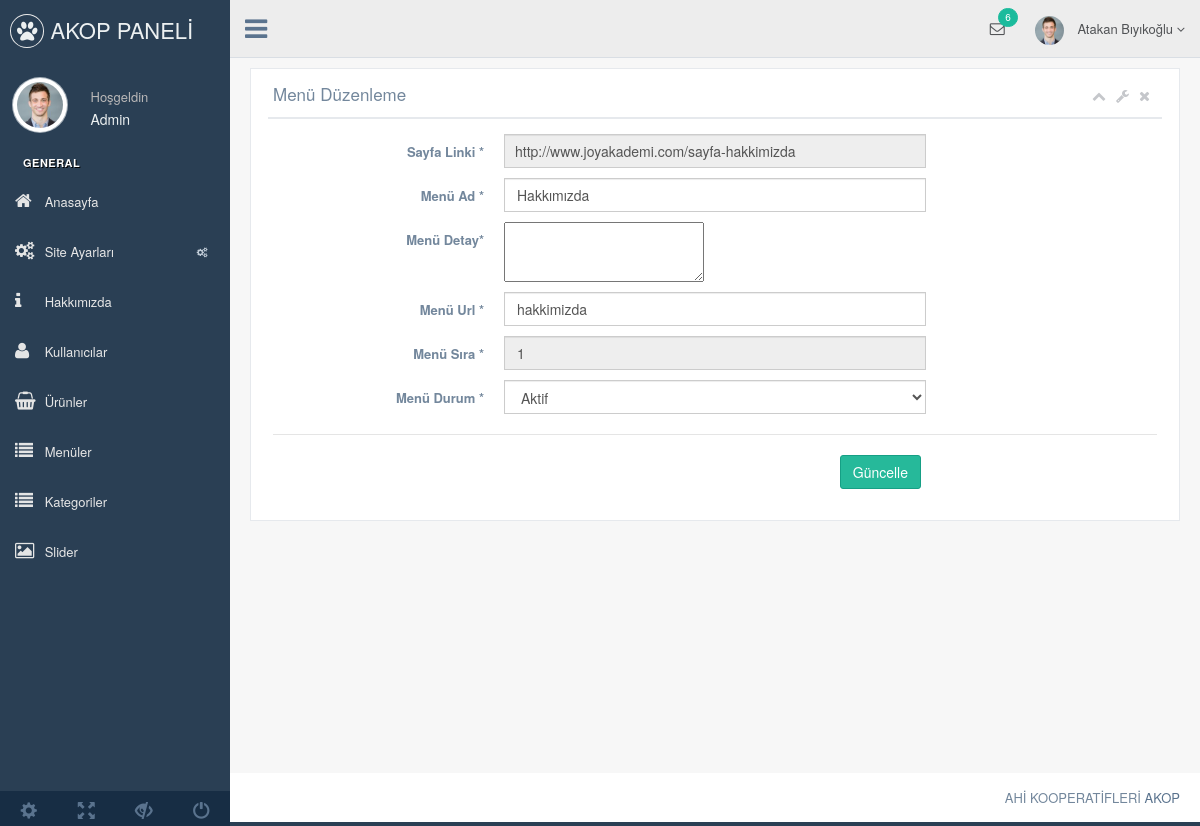
Screenshot of /nedmin/production/menu-duzenle.php?menu_id=1 (signed in) with the database file from the repository.
### tables this page shows
CREATE TABLE `kullanici` (
  `kullanici_id` int(11) NOT NULL,
  `kullanici_zaman` datetime NOT NULL DEFAULT current_timestamp(),
  `kullanici_resim` varchar(250) NOT NULL,
  `kullanici_tc` varchar(50) NOT NULL,
  `kullanici_ad` varchar(50) NOT NULL,
  `kullanici_mail` varchar(100) NOT NULL,
  `kullanici_gsm` varchar(50) NOT NULL,
  `kullanici_password` text NOT NULL,
  `kullanici_adsoyad` varchar(50) NOT NULL,
  `kullanici_adres` varchar(250) NOT NULL,
  `kullanici_il` varchar(100) NOT NULL,
  `kullanici_ilce` varchar(100) NOT NULL,
  `kullanici_unvan` varchar(100) NOT NULL,
  `kullanici_yetki` varchar(50) NOT NULL,
  `kullanici_durum` int(1) NOT NULL DEFAULT 1
);

CREATE TABLE `ayar` (
  `ayar_id` int(11) NOT NULL,
  `ayar_logo` varchar(250) NOT NULL,
  `ayar_url` varchar(50) NOT NULL,
  `ayar_title` varchar(250) NOT NULL,
  `ayar_description` varchar(250) NOT NULL,
  `ayar_keywords` text NOT NULL,
  `ayar_author` varchar(50) NOT NULL,
  `ayar_tel` varchar(50) NOT NULL,
  `ayar_gsm` varchar(50) NOT NULL,
  `ayar_faks` varchar(50) NOT NULL,
  `ayar_mail` varchar(50) NOT NULL,
  `ayar_ilce` varchar(50) NOT NULL,
  `ayar_il` varchar(50) NOT NULL,
  `ayar_adres` varchar(250) NOT NULL,
  `ayar_mesai` varchar(250) NOT NULL,
  `ayar_maps` varchar(250) NOT NULL,
  `ayar_analytics` varchar(50) NOT NULL,
  `ayar_zopim` varchar(250) NOT NULL,
  `ayar_facebook` varchar(50) NOT NULL,
  `ayar_x` varchar(50) NOT NULL,
  `ayar_instagram` varchar(50) NOT NULL,
  `ayar_linkedin` varchar(50) NOT NULL,
  `ayar_tiktok` varchar(50) NOT NULL,
  `ayar_youtube` varchar(50) NOT NULL,
  `ayar_smtphost` varchar(50) NOT NULL,
  `ayar_smtpuser` varchar(50) NOT NULL,
  `ayar_smtppassword` varchar(50) NOT NULL,
  `ayar_smtpport` varchar(50) NOT NULL,
  `ayar_bakim` enum('0','1') NOT NULL DEFAULT '1'
);

CREATE TABLE `menu` (
  `menu_id` int(11) NOT NULL,
  `menu_ust` varchar(50) NOT NULL,
  `menu_ad` varchar(100) NOT NULL,
  `menu_detay` text NOT NULL,
  `menu_url` varchar(250) NOT NULL,
  `menu_sira` int(2) NOT NULL,
  `menu_durum` enum('0','1') NOT NULL,
  `menu_seourl` varchar(250) NOT NULL
);

### nedmin/production/fonksiyon.php (called while the page is built)
<?php
function seo($text)
{
    $char_map = array(
        'ş' => 's', 'ı' => 'i', 'ç' => 'c', 'ü' => 'u', 'ö' => 'o', 'ğ' => 'g',
        'Ş' => 'S', 'İ' => 'I', 'Ç' => 'C', 'Ü' => 'U', 'Ö' => 'O', 'Ğ' => 'G',
        'А' => 'A', 'Б' => 'B', 'В' => 'V', 'Г' => 'G', 'Д' => 'D',
        'Е' => 'E', 'Ё' => 'Yo', 'Ж' => 'Zh', 'З' => 'Z', 'И' => 'I',
        'Й' => 'Y', 'К' => 'K', 'Л' => 'L', 'М' => 'M', 'Н' => 'N',
        'О' => 'O', 'П' => 'P', 'Р' => 'R', 'С' => 'S', 'Т' => 'T',
        'У' => 'U', 'Ф' => 'F', 'Х' => 'H', 'Ц' => 'C', 'Ч' => 'Ch',
        'Ш' => 'Sh', 'Щ' => 'Sch', 'Ъ' => '', 'Ы' => 'Y', 'Ь' => '',
        'Э' => 'E', 'Ю' => 'Yu', 'Я' => 'Ya',
        'Α' => 'A', 'Β' => 'B', 'Γ' => 'G', 'Δ' => 'D', 'Ε' => 'E',
        'Ζ' => 'Z', 'Η' => 'I', 'Θ' => 'Th', 'Ι' => 'I', 'Κ' => 'K',
        'Λ' => 'L', 'Μ' => 'M', 'Ν' => 'N', 'Ξ' => 'X', 'Ο' => 'O',
        'Π' => 'P', 'Ρ' => 'R', 'Σ' => 'S', 'Τ' => 'T', 'Υ' => 'Y',
        'Φ' => 'F', 'Χ' => 'Ch', 'Ψ' => 'Ps', 'Ω' => 'O',
        'ا' => 'a', 'ب' => 'b', 'ت' => 't', 'ث' => 'th', 'ج' => 'j',
        'ح' => 'h', 'خ' => 'kh', 'د' => 'd', 'ذ' => 'dh', 'ر' => 'r',
        'ز' => 'z', 'س' => 's', 'ش' => 'sh', 'ص' => 's', 'ض' => 'd',
        'ط' => 't', 'ظ' => 'z', 'ع' => 'a', 'غ' => 'gh', 'ف' => 'f',
        'ق' => 'q', 'ك' => 'k', 'ل' => 'l', 'م' => 'm', 'ن' => 'n',
        'ه' => 'h', 'و' => 'w', 'ي' => 'y',
        'Å' => 'A', 'Ä' => 'Ae', 'Ö' => 'O', 'Ø' => 'O', 'Æ' => 'Ae',
        'å' => 'a', 'ä' => 'ae', 'ö' => 'o', 'ø' => 'o', 'æ' => 'ae',
        'Ä' => 'Ae', 'Ö' => 'Oe', 'Ü' => 'Ue', 'ß' => 'ss',
        'ä' => 'ae', 'ö' => 'oe', 'ü' => 'ue',
        'é' => 'e', 'è' => 'e', 'ê' => 'e', 'ë' => 'e', 'ç' => 'c',
        'ÿ' => 'y', 'Ÿ' => 'Y', 'Ā' => 'A', 'ā' => 'a'
    );
    $text = strtr($text, $char_map);
    $text = preg_replace('/[^a-zA-Z0-9\-_]/u', '-', $text);
    $text = trim($text, '-');
    $text = mb_convert_encoding($text, 'UTF-8', mb_detect_encoding($text));
    return strtolower($text);
}
?>

### nedmin/production/menu-duzenle.php (the view, shortened to what this page needs)
<?php global $db, $ayarcek, $menucek;
include 'header.php';
include 'fonksiyon.php';
$menusor = $db->prepare("SELECT * FROM menu WHERE menu_id = :id");
$menusor->execute([
    'id' => $_GET['menu_id']
]);
$menucek = $menusor->fetch(PDO::FETCH_ASSOC);
?>
    <div class="right_col" role="main">
        <div class="">
            <div class="row">
                <div class="col-md-12 col-sm-12 col-xs-12">
                    <div class="x_panel">
                        <div class="x_title">
                            <h2>Menü Düzenleme </h2>
                            <ul class="nav navbar-right panel_toolbox">
                                <li><a class="collapse-link"><i class="fa fa-chevron-up"></i></a></li>
                                <li class="dropdown">
                                    <a href="#" class="dropdown-toggle" data-toggle="dropdown" role="button"
                                       aria-expanded="false">
                                        <i class="fa fa-wrench"></i>
                                    </a>
                                </li>
                                <li><a class="close-link"><i class="fa fa-close"></i></a></li>
                            </ul>
                            <div class="clearfix"></div>
                        </div>
                        <div class="x_content">
                            <form action="../netting/islem.php" method="post" id="demo-form2" data-parsley-validate
                                  class="form-horizontal form-label-left">
                                <div class="form-group">
                                    <label class="control-label col-md-3 col-sm-3 col-xs-12" for="first-name">Sayfa
                                        Linki <span class="required">*</span>
                                    </label>
                                    <div class="col-md-6 col-sm-6 col-xs-12">
                                        <input type="" id="first-name" name="kullanici_tc" disabled=""
                                               value="<?php echo $ayarcek['ayar_url'] ?>/sayfa-<?php echo seo($menucek['menu_ad']) ?>"
                                               required="required" class="form-control col-md-7 col-xs-12">
                                    </div>
                                </div>
                                <div class="form-group">
                                    <label class="control-label col-md-3 col-sm-3 col-xs-12" for="menu_ad">Menü Ad <span
                                                class="required">*</span></label>
                                    <div class="col-md-6 col-sm-6 col-xs-12">
                                        <input type="text" id="menu_ad" name="menu_ad"
                                               value="<?php echo $menucek['menu_ad']; ?>" required class="form-control">
                                    </div>
                                </div>
                                <div class="form-group">
                                    <label class="control-label col-md-3 col-sm-3 col-xs-12" for="menu_detay">Menü Detay<span
                                                class="required">*</span></label>
                                    <div class="col-md-6 col-sm-6 col-xs-12">
                                        <textarea class="ckeditor" id="editor1"
                                                  name="menu_detay"><?php echo $menucek['menu_detay']; ?></textarea>
                                    </div>
                                </div>
                                <div class="form-group">
                                    <label class="control-label col-md-3 col-sm-3 col-xs-12" for="menu_url">Menü Url
                                        <span class="required">*</span></label>
                                    <div class="col-md-6 col-sm-6 col-xs-12">
                                        <input type="text" id="menu_url" name="menu_url"
                                               value="<?php echo $menucek['menu_url']; ?>"
                                               class="form-control">
                                    </div>
                                </div>
                                <div class="form-group">
                                    <label class="control-label col-md-3 col-sm-3 col-xs-12" for="menu_sira">Menü Sıra
                                        <span class="required">*</span></label>
                                    <div class="col-md-6 col-sm-6 col-xs-12">
                                        <input type="text" id="menu_sira" name="menu_sira"
                                               value="<?php echo $menucek['menu_sira']; ?>" disabled
                                               class="form-control">
                                    </div>
                                </div>
                                <div class="form-group">
                                    <label class="control-label col-md-3 col-sm-3 col-xs-12" for="menu_durum">Menü Durum
                                        <span class="required">*</span></label>
                                    <div class="col-md-6 col-sm-6 col-xs-12">
                                        <select id="menu_durum" class="form-control" name="menu_durum" required>
                                            <option value="1" <?php echo $menucek['menu_durum'] == '1' ? 'selected' : ''; ?>>
                                                Aktif
                                            </option>
                                        </select>
                                    </div>
                                </div>
                                <div class="ln_solid"></div>
                                <div class="form-group">
                                    <div align="right" class="col-md-6 col-sm-6 col-xs-12 col-md-offset-3">
                                        <button type="submit" name="menuduzenle" class="btn btn-success">Güncelle
                                        </button>
                                    </div>
                                </div>
                            </form>
                        </div>
                    </div>
                </div>
            </div>
        </div>
    </div>
<?php include 'footer.php'; ?>

### nedmin/production/header.php (shortened to what this page needs)
<?php global $db;
include '../netting/baglan.php';
$ayarsor = $db->prepare("SELECT * FROM ayar WHERE ayar_id = :id");
$ayarsor->execute(array(
    'id' => 0
));
$ayarcek = $ayarsor->fetch(PDO::FETCH_ASSOC);
$kullanicisor = $db->prepare("SELECT * FROM kullanici WHERE kullanici_mail = :mail");
$kullanicisor->execute(array(
    'mail' => $_SESSION['kullanici_mail']
));
$kullanicicek = $kullanicisor->fetch(PDO::FETCH_ASSOC);
?>
<!DOCTYPE html>
<html lang="tr">
<head>
    <link href="../vendors/bootstrap/dist/css/bootstrap.min.css" rel="stylesheet">
    <link href="../vendors/font-awesome/css/font-awesome.min.css" rel="stylesheet">
    <link href="../vendors/nprogress/nprogress.css" rel="stylesheet">
    <link href="../vendors/iCheck/skins/flat/green.css" rel="stylesheet">
    <link href="../vendors/datatables.net-bs/css/dataTables.bootstrap.min.css" rel="stylesheet">
    <link href="../vendors/datatables.net-buttons-bs/css/buttons.bootstrap.min.css" rel="stylesheet">
    <link href="../vendors/datatables.net-fixedheader-bs/css/fixedHeader.bootstrap.min.css" rel="stylesheet">
    <link href="../vendors/datatables.net-responsive-bs/css/responsive.bootstrap.min.css" rel="stylesheet">
    <link href="../vendors/datatables.net-scroller-bs/css/scroller.bootstrap.min.css" rel="stylesheet">
    <link href="../build/css/custom.min.css" rel="stylesheet">
</head>
<body class="nav-md">
<div class="container body">
    <div class="main_container">
        <div class="col-md-3 left_col">
            <div class="left_col scroll-view">
                <div class="navbar nav_title" style="border: 0;">
                    <a href="index.php" class="site_title"><i class="fa fa-paw"></i> <span>AKOP PANELİ</span></a>
                </div>
                <div class="profile clearfix">
                    <div class="profile_pic">
                        <img src="images/img.jpg" alt="..." class="img-circle profile_img">
                    </div>
                    <div class="profile_info">
                        <span>Hoşgeldin</span>
                        <h2> <?php echo $kullanicicek['kullanici_unvan'] ?> </h2>
                    </div>
                </div>
                <br/>
                <div id="sidebar-menu" class="main_menu_side hidden-print main_menu">
                    <div class="menu_section">
                        <h3>General</h3>
                        <ul class="nav side-menu">
                            <li><a href="index.php"><i class="fa fa-home"></i> Anasayfa </a></li>
                            <li><a><i class="fa fa-cogs"></i> Site Ayarları <span class="fa fa-cogs"></span></a>
                            </li>
                            <li><a href="hakkimizda.php"><i class="fa fa-info"></i> Hakkımızda </a></li>
                            <li><a href="kullanici.php"><i class="fa fa-user"></i> Kullanıcılar </a></li>
                            <li><a href="urun.php"><i class="fa fa-shopping-basket"></i> Ürünler </a></li>
                            <li><a href="menu.php"><i class="fa fa-list"></i> Menüler </a></li>
                            <li><a href="kategori.php"><i class="fa fa-list"></i> Kategoriler </a></li>
                            <li><a href="slider.php"><i class="fa fa-image"></i> Slider </a></li>
                        </ul>
                    </div>
                </div>
                <div class="sidebar-footer hidden-small">
                    <a data-toggle="tooltip" data-placement="top" title="Settings">
                        <span class="glyphicon glyphicon-cog" aria-hidden="true"></span>
                    </a>
                    <a data-toggle="tooltip" data-placement="top" title="FullScreen">
                        <span class="glyphicon glyphicon-fullscreen" aria-hidden="true"></span>
                    </a>
                    <a data-toggle="tooltip" data-placement="top" title="Lock">
                        <span class="glyphicon glyphicon-eye-close" aria-hidden="true"></span>
                    </a>
                    <a data-toggle="tooltip" data-placement="top" title="Logout">
                        <span class="glyphicon glyphicon-off" aria-hidden="true"></span>
                    </a>
                </div>
            </div>
        </div>
        <div class="top_nav">
            <div class="nav_menu">
                <nav>
                    <div class="nav toggle">
                        <a id="menu_toggle"><i class="fa fa-bars"></i></a>
                    </div>
                    <ul class="nav navbar-nav navbar-right">
                        <li class="dropdown">
                            <a href="javascript:;" class="user-profile dropdown-toggle" data-toggle="dropdown"
                               aria-expanded="false">
                                <img src="images/img.jpg" alt=""> <?php echo $kullanicicek['kullanici_adsoyad'] ?>
                                <span class="fa fa-angle-down"></span>
                            </a>
                        </li>
                        <li role="presentation" class="dropdown">
                            <a href="javascript:;" class="dropdown-toggle info-number" data-toggle="dropdown"
                               aria-expanded="false">
                                <i class="fa fa-envelope-o"></i>
                                <span class="badge bg-green">6</span>
                            </a>
                        </li>
                    </ul>
                </nav>
            </div>
        </div>

### rows the page displays
kullanici: kullanici_unvan "Admin", kullanici_adsoyad "Atakan Bıyıkoğlu"
ayar: kullanici_tc "http://www.joyakademi.com/sayfa-hakkimizda"
menu: menu_ad "Hakkımızda", menu_url "hakkimizda", menu_sira "1", menu_durum "Aktif"
